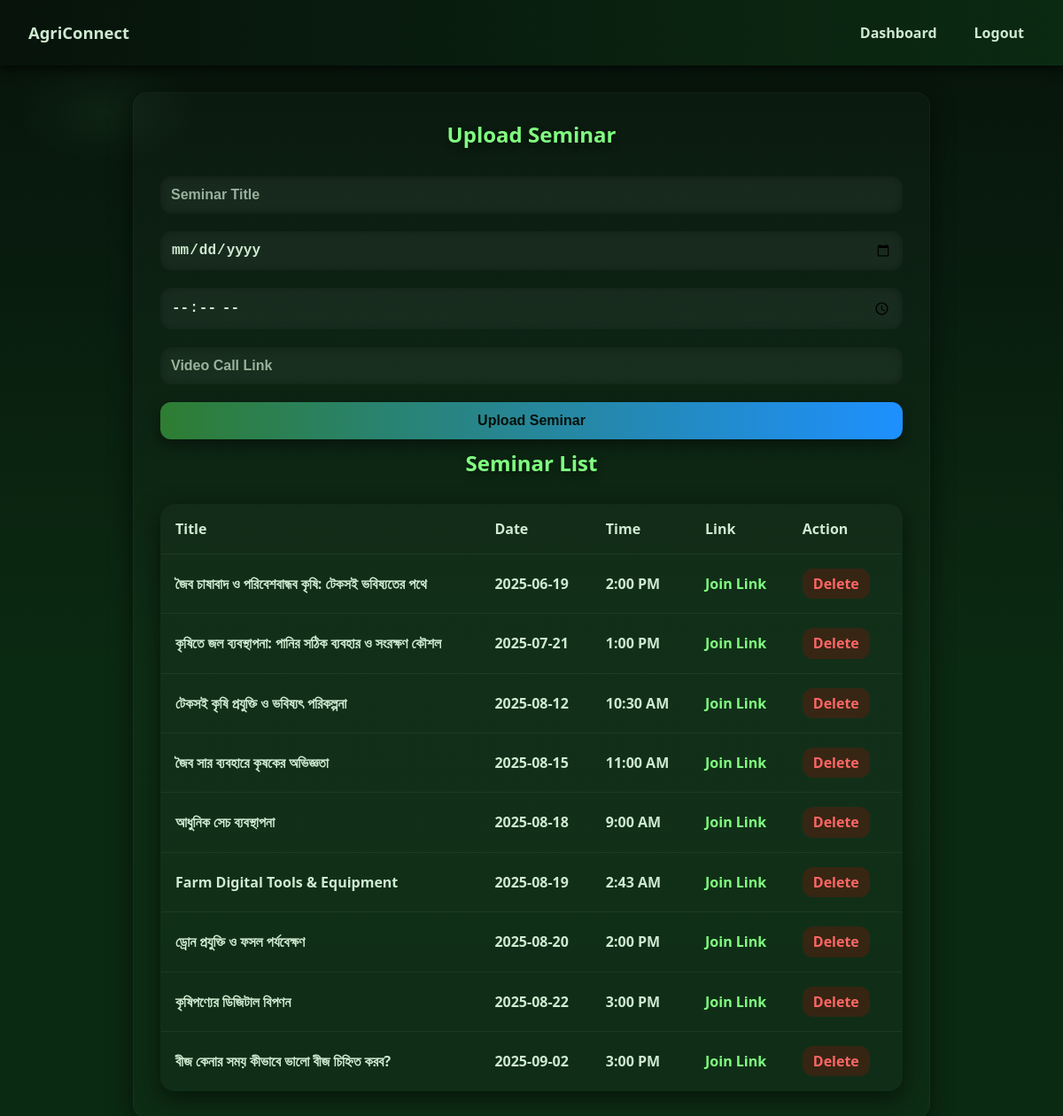
Screenshot of /seminar_upload.php with the database file from the repository.
### tables this page shows
CREATE TABLE `seminars` (
  `id` int(11) NOT NULL,
  `title` varchar(255) NOT NULL,
  `seminar_date` date NOT NULL,
  `seminar_time` time NOT NULL,
  `video_link` text NOT NULL,
  `created_at` timestamp NOT NULL DEFAULT current_timestamp()
);

### seminar_upload.php (the view, shortened to what this page needs)
<?php
include 'db_connection.php';
$seminars = $conn->query("SELECT * FROM seminars ORDER BY seminar_date ASC, seminar_time ASC");
?>
<!DOCTYPE html>
<html lang="en">
<head>
</head>
<body>
<header class="site-header">
  <a href="index.php" class="logo" aria-label="AgriConnect Home">AgriConnect</a>
  <nav>
    <a href="agri_officer_dashboard.php">Dashboard</a>
    <a href="agriofficerloginsignup.html">Logout</a>
  </nav>
</header>
<div class="container">
  <h2>Upload Seminar</h2>
  <form method="POST">
    <input type="text" name="title" placeholder="Seminar Title" required />
    <input type="date" name="date" required />
    <input type="time" name="time" required />
    <input type="url" name="link" placeholder="Video Call Link" required />
    <button type="submit">Upload Seminar</button>
  </form>
  <h2>Seminar List</h2>
  <table>
    <tr>
      <th>Title</th>
      <th>Date</th>
      <th>Time</th>
      <th>Link</th>
      <th>Action</th>
    </tr>
    <?php while($row = $seminars->fetch_assoc()): ?>
    <tr>
      <td><?php echo htmlspecialchars($row['title']); ?></td>
      <td><?php echo $row['seminar_date']; ?></td>
      <td><?php echo date("g:i A", strtotime($row['seminar_time'])); ?></td>
      <td><a href="<?php echo htmlspecialchars($row['video_link']); ?>" target="_blank" rel="noopener noreferrer">Join Link</a></td>
      <td class="action-btns">
        <a class="delete" href="?delete=<?php echo $row['id']; ?>" onclick="return confirm('Delete this seminar?')">Delete</a>
      </td>
    </tr>
    <?php endwhile; ?>
  </table>
</div>
</body>
</html>

### seminar_upload.php (style rules this page uses)
:root { --bg-1: #07130b; --bg-2: #0b2a12; --card: #07120f; --accent: #80ff80; --accent-dark: #2e7d32; --muted: #cfead1; --glass: rgba(255,255,255,0.03); --glass-2: rgba(255,255,255,0.02); --card-radius: 16px; --gap: 28px; }
* { box-sizing:border-box;margin:0;padding:0 }
html,body { height:100% }
body { font-family: 'Poppins', system-ui, -apple-system, "Segoe UI", Roboto, "Helvetica Neue", Arial; color: var(--muted); background: radial-gradient(1000px 600px at 10% 10%, rgba(128,255,128,0.05), transparent 10%), linear-gradient(180deg,var(--bg-1), var(--bg-2) 60%); -webkit-font-smoothing:antialiased; -moz-osx-font-smoothing:grayscale; line-height:1.4; padding-bottom:60px; }
header.site-header { position:relative; z-index:10; padding:18px 32px; display:flex; align-items:center; justify-content:space-between; gap:12px; background: linear-gradient(90deg, var(--bg-1), var(--bg-2)); box-shadow: 0 4px 12px rgba(0,0,0,0.7); }
.logo { color: var(--muted); font-weight: 700; font-size: 1.15rem; text-decoration: none; }
nav { display:flex; align-items:center; gap:18px; }
nav a { color: var(--muted); text-decoration:none; padding:8px 12px; border-radius:10px; font-weight:600; position: relative; transition: all 0.3s ease; }
nav a::after { content: ""; position: absolute; left: 0; bottom: -5px; width: 0%; height: 3px; background: var(--accent); transition: width 0.3s ease; border-radius: 3px; }
.container { max-width: 900px; margin: 30px auto; background: linear-gradient(180deg, rgba(255,255,255,0.02), rgba(255,255,255,0.01)); padding: 30px; border-radius: var(--card-radius); box-shadow: 0 8px 26px rgba(2,6,2,0.6); border: 1px solid rgba(255,255,255,0.03); }
h2 { text-align: center; margin-bottom: 20px; color: var(--accent); text-shadow: 0 4px 10px rgba(0,0,0,0.4); }
form input, form button { width: 100%; padding: 12px; margin: 10px 0; border-radius: 12px; border: none; font-size: 16px; font-weight: 600; transition: background-color 0.3s ease; }
form input { background-color: rgba(255,255,255,0.05); color: var(--muted); box-shadow: inset 0 0 8px rgba(0,0,0,0.3); }
form input::placeholder { color: var(--muted); opacity: 0.7; }
form button { background: linear-gradient(90deg, var(--accent-dark), #1E90FF); color: #06110a; cursor: pointer; box-shadow: 0 6px 18px rgba(0,0,0,0.45); font-weight: 700; border-radius: 12px; }
table { width: 100%; margin-top: 30px; border-collapse: collapse; background: linear-gradient(180deg, rgba(255,255,255,0.02), rgba(255,255,255,0.01)); border-radius: var(--card-radius); overflow: hidden; box-shadow: 0 8px 26px rgba(2,6,2,0.6); border: 1px solid rgba(255,255,255,0.03); }
th, td { padding: 16px; text-align: left; color: var(--muted); border-bottom: 1px solid rgba(255,255,255,0.05); font-weight: 600; }
a { color: var(--accent); font-weight: 700; text-decoration: none; transition: color 0.3s ease; }
.action-btns a { text-decoration: none; padding: 6px 12px; border-radius: 12px; font-weight: 700; color: var(--muted); margin-right: 10px; background-color: rgba(255,255,255,0.03); transition: background-color 0.3s ease, color 0.3s ease; display: inline-block; }
.action-btns a.delete { background-color: #cc000033; color: #ff6666; }

### rows the page displays
seminars: title "জৈব চাষাবাদ ও পরিবেশবান্ধব কৃষি: টেকসই ভবিষ্যতের পথে", seminar_date "2025-06-19", seminar_time "2:00 PM"
seminars: title "কৃষিতে জল ব্যবস্থাপনা: পানির সঠিক ব্যবহার ও সংরক্ষণ কৌশল", seminar_date "2025-07-21", seminar_time "1:00 PM"
seminars: title "টেকসই কৃষি প্রযুক্তি ও ভবিষ্যৎ পরিকল্পনা", seminar_date "2025-08-12", seminar_time "10:30 AM"
seminars: title "জৈব সার ব্যবহারে কৃষকের অভিজ্ঞতা", seminar_date "2025-08-15", seminar_time "11:00 AM"
seminars: title "আধুনিক সেচ ব্যবস্থাপনা", seminar_date "2025-08-18", seminar_time "9:00 AM"
seminars: title "Farm Digital Tools & Equipment", seminar_date "2025-08-19", seminar_time "2:43 AM"
seminars: title "ড্রোন প্রযুক্তি ও ফসল পর্যবেক্ষণ", seminar_date "2025-08-20", seminar_time "2:00 PM"
seminars: title "কৃষিপণ্যের ডিজিটাল বিপণন", seminar_date "2025-08-22", seminar_time "3:00 PM"
seminars: title "বীজ কেনার সময় কীভাবে ভালো বীজ চিহ্নিত করব?", seminar_date "2025-09-02", seminar_time "3:00 PM"
